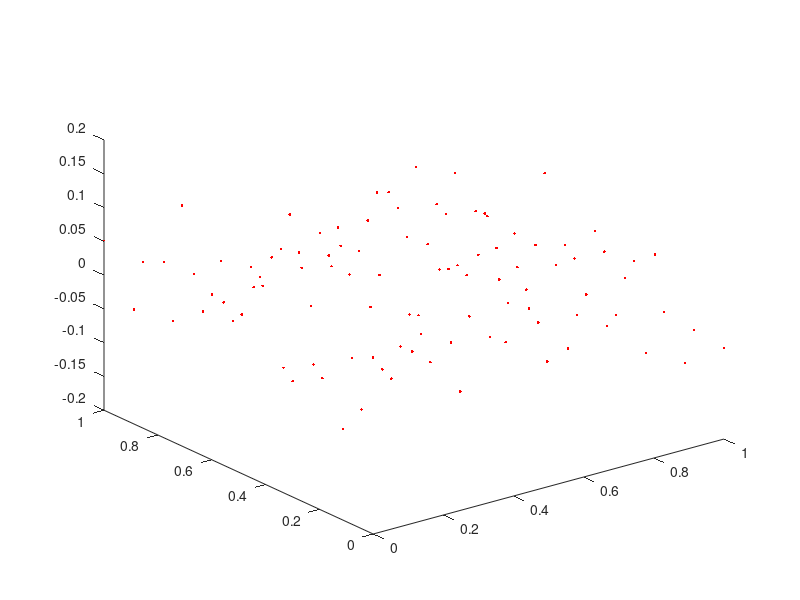

Here is the MATLAB script that generated this plot: (Note: this script raises an error after producing the figure.)
%demo for affine_fit
%Author: Adrien Leygue
%Date: December 3 2014
close all;clear all;
figure(1);
%generate points that lie approximately in the Z=0 plane
N = 10;
[X,Y] = meshgrid(linspace(0,1,N));
XYZ_1 = [X(:) Y(:) 0.05*randn(N^2,1)];
plot3(XYZ_1(:,1),XYZ_1(:,2),XYZ_1(:,3),'r.');
hold on
%compute the normal to the plane and a point that belongs to the plane
[n_1,~,p_1] = affine_fit(XYZ_1);

%generate points that lie approximately in the Z=X plane
%the normal vector is
n_2_exact = [-sqrt(2)/2 0 sqrt(2)/2];
N = 12;
[X,Y] = meshgrid(linspace(0,1,N));
XYZ_2 = [X(:) Y(:) X(:)] + bsxfun(@times,0.05*randn(N^2,1),n_2_exact);
plot3(XYZ_2(:,1),XYZ_2(:,2),XYZ_2(:,3),'b.');


%compute the normal to the plane and a point that belongs to the plane
[n_2,V_2,p_2] = affine_fit(XYZ_2);

%plot the two points p_1 and p_2
plot3(p_1(1),p_1(2),p_1(3),'ro','markersize',15,'markerfacecolor','red');
plot3(p_2(1),p_2(2),p_2(3),'bo','markersize',15,'markerfacecolor','blue');

%plot the normal vector
quiver3(p_1(1),p_1(2),p_1(3),n_1(1)/3,n_1(2)/3,n_1(3)/3,'r','linewidth',2)
h = quiver3(p_2(1),p_2(2),p_2(3),n_2(1)/3,n_2(2)/3,n_2(3)/3,'b','linewidth',2)

%plot the two adjusted planes
[X,Y] = meshgrid(linspace(0,1,3));

%first plane
surf(X,Y, - (n_1(1)/n_1(3)*X+n_1(2)/n_1(3)*Y-dot(n_1,p_1)/n_1(3)),'facecolor','red','facealpha',0.5);

%second plane
%NB: if the plane is vertical the above method cannot be used, one should
%use the secont output of affine_fit which contains a base of the plane.
%this is illustrated below
%S1 and S2 are the coordinates of the plane points in the basis made of the
%columns ov V_2
[S1,S2] = meshgrid([-1 0 1]);
%generate the pont coordinates
X = p_2(1)+[S1(:) S2(:)]*V_2(1,:)';
Y = p_2(2)+[S1(:) S2(:)]*V_2(2,:)';
Z = p_2(3)+[S1(:) S2(:)]*V_2(3,:)';
%plot the plane
surf(reshape(X,3,3),reshape(Y,3,3),reshape(Z,3,3),'facecolor','blue','facealpha',0.5);

xlabel('x');
ylabel('y');
zlabel('z');
axis equal
%compute the angle between the planes in [0 90] degrees
angle = acosd(dot(n_1,n_2));
if angle>90
    angle = 180-angle;
end
angle

